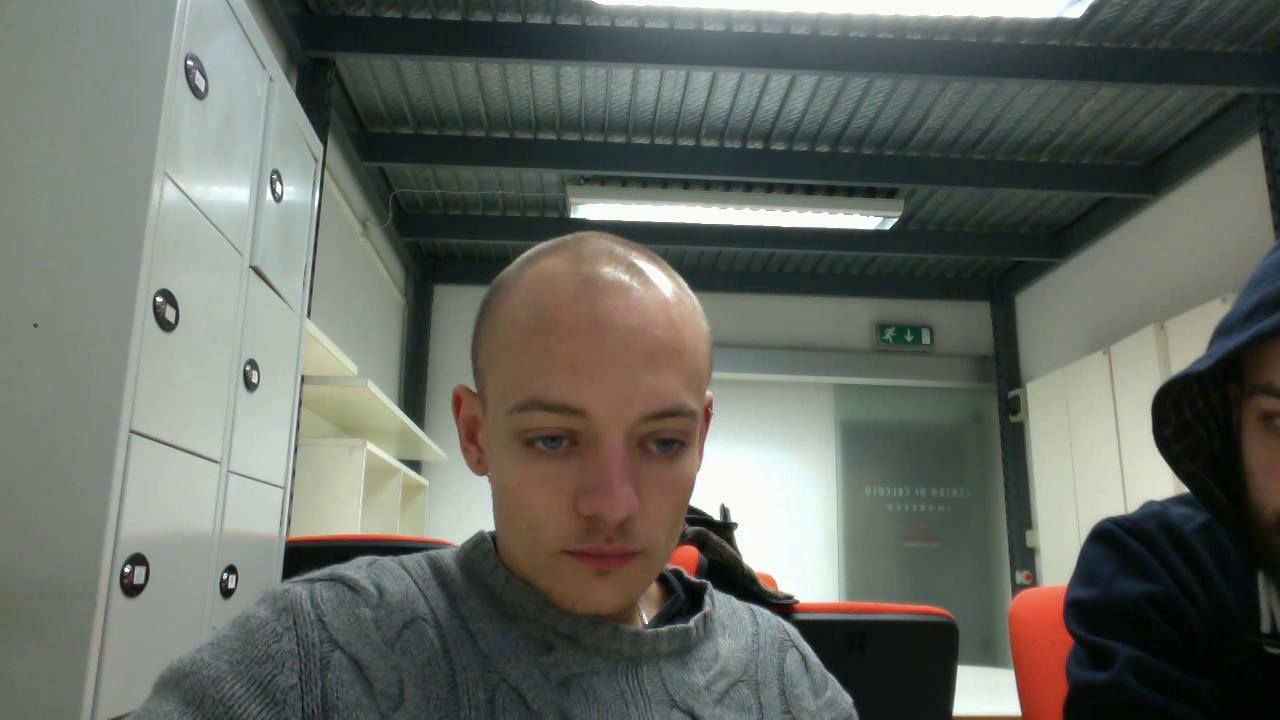
//> input picture frame 6 of graph_sched/Eseguibile/MyVideo_sx.avi, 1280 x 720 px
$ ./opencv1_profile   (built with g++ and OpenCV 4)
//> lines starting //> are read from the running program, lines starting //| are printed output that depends on the picture
### graph_sched/Eseguibile/profile_tracker.h

#include <fstream>
#include <time.h>
#include <iostream>
#include <thread>
#include <unistd.h>


#define log_file "log_file.xml"


struct ProfileTrackParams {

	ProfileTrackParams(int funct_id, int pragma_line)
		: funct_id_(funct_id) ,pragma_line_(pragma_line), num_for_iteration_set_(false) {}
//> further down, frame is the input picture: 720 rows x 1280 cols, CV_8UC3; mean B, G, R 98.2, 106, 101.5
	/* Costructor for parallel for */
	ProfileTrackParams(int funct_id, int pragma_line, int n)
		: funct_id_(funct_id), pragma_line_(pragma_line), num_for_iteration_(n), num_for_iteration_set_(true) {}

	int funct_id_;
	int pragma_line_;
	/* In the case of a parallel for this variable saves the number of the iteration of the for */
	int num_for_iteration_;
	bool num_for_iteration_set_;
};

/*
 * ----- Class that keep track of the children time and the father of the current pragma in execution ----
 */
class ProfileTracker {

	//time_t start_time_;
	//time_t end_time_;
	clock_t start_time_;
	clock_t end_time_;

	int num_for_iteration_;
	bool num_for_iteration_set_;

	/* These functions print the result of the profiling in a log file */
	void PrintPragma();
	void PrintFunction();

public:
	int pragma_line_;
	int funct_id_;

	double elapsed_time_;
	/* Time spent by the children of the current pragma or function */
	double children_elapsed_time_;

	/* Keeps track of which function/pragma has invoked the current function/pragma */
	ProfileTracker *previous_pragma_executed_;

	/* In the costructor a timer is started */
	ProfileTracker(const ProfileTrackParams & p);
	/* In the destructor the timer is stopped and the elapsed time is written in the log file */
	~ProfileTracker();

	/* This is necessary to allow to create an object inside the declaration of an if stmt */
	operator bool() const  { return true; }
};

/*
 * ---- Singleton class that open and close the log file -----
 */
class ProfileTrackerLog {

	/* Keeps track of which function/pragma has invoked the current function/pragma */
	ProfileTracker *current_pragma_executing_;

	/* Create the log file and write in it the hardware spec */
	ProfileTrackerLog ();

	void WriteArchitecturesSpec();
	size_t getTotalSystemMemory();

public:
	/* File where the log is written */
	std::ofstream log_file_;

	static ProfileTrackerLog* getInstance();
	/* Substitute the pointer of the current pragma in execution and return the previous value */
	ProfileTracker *ReplaceCurrentPragma(ProfileTracker *current_pragma_executing_);

	/* Save and close the log file */
	~ProfileTrackerLog();

};

### graph_sched/Eseguibile/profile_tracker.cpp
#include "profile_tracker.h"


/*
 * ---- PROFILE TRACKER LOG ----
 */
ProfileTrackerLog::ProfileTrackerLog () {
	current_pragma_executing_ = NULL;
	log_file_.open(log_file);
	log_file_ << "<LogFile>" << std::endl;
	WriteArchitecturesSpec();
}

void ProfileTrackerLog::WriteArchitecturesSpec() {
	log_file_ << "	<Hardware ";
	log_file_ << "NumberofCores=\"" << std::thread::hardware_concurrency() << "\" ";
  	log_file_ << "MemorySize=\"" << getTotalSystemMemory() << "\"/>" << std::endl;
}

size_t ProfileTrackerLog::getTotalSystemMemory() {

   	return 2000;
}

ProfileTrackerLog* ProfileTrackerLog::getInstance() {
    static ProfileTrackerLog log;
    return &log;
}

ProfileTrackerLog::~ProfileTrackerLog() {
	log_file_ << "</LogFile>" << std::endl;
	log_file_.close();
}

ProfileTracker *ProfileTrackerLog::ReplaceCurrentPragma(ProfileTracker *current_pragma_executing) {
	ProfileTracker *tmp = current_pragma_executing_;
	current_pragma_executing_ = current_pragma_executing;
	return tmp;
}


/*
 * ---- PROFILE TRACKER ----
 */
ProfileTracker::ProfileTracker(const ProfileTrackParams & p) {
	previous_pragma_executed_ = ProfileTrackerLog::getInstance()->ReplaceCurrentPragma(this);

	children_elapsed_time_ = 0;

	pragma_line_ = p.pragma_line_;
	funct_id_ = p.funct_id_;
	num_for_iteration_set_ = p.num_for_iteration_;

	if(num_for_iteration_set_)
		num_for_iteration_ = p.num_for_iteration_;

	//time(&start_time_);
	start_time_ = clock();
}

ProfileTracker::~ProfileTracker() {
	//time(&end_time_);
	end_time_ = clock();
	//elapsed_time_ = difftime(end_time_, start_time_);
	elapsed_time_ = ((double)(end_time_ - start_time_))/CLOCKS_PER_SEC;
	std::cout << elapsed_time_ << std::endl;
	if(previous_pragma_executed_) {
		previous_pragma_executed_->children_elapsed_time_ += elapsed_time_;
	}
	ProfileTrackerLog::getInstance()->ReplaceCurrentPragma(previous_pragma_executed_);

	if(pragma_line_ == 0)
		PrintFunction();
	else
		PrintPragma();

}

void ProfileTracker::PrintPragma() {
	ProfileTrackerLog::getInstance()->log_file_ << "	<Pragma" \
											 << " fid=\"" << funct_id_ << "\" pid=\"" << pragma_line_ << "\" ";
	if(previous_pragma_executed_) {
		if(previous_pragma_executed_->pragma_line_ != 0)
			ProfileTrackerLog::getInstance()->log_file_ << "callerid=\"" << previous_pragma_executed_->pragma_line_ << "\" ";
		else
			ProfileTrackerLog::getInstance()->log_file_ << "callerid=\"" << previous_pragma_executed_->funct_id_ << "\" ";
	}
	ProfileTrackerLog::getInstance()->log_file_ << "elapsedTime=\"" << elapsed_time_ << "\" " \
											   << "childrenTime=\"" << children_elapsed_time_ << "\"";
	if(num_for_iteration_set_)
	 	ProfileTrackerLog::getInstance()->log_file_ << " loops=\"" << num_for_iteration_ << "\"";
	ProfileTrackerLog::getInstance()->log_file_ << "/>" << std::endl;

}

void ProfileTracker::PrintFunction() {
	ProfileTrackerLog::getInstance()->log_file_ << "	<Function" \
												 << " fid=\"" << funct_id_ << "\" ";
	if(previous_pragma_executed_) {
		if(previous_pragma_executed_->pragma_line_ != 0)
			ProfileTrackerLog::getInstance()->log_file_ << "callerid=\"" << previous_pragma_executed_->pragma_line_ << "\" ";
		else
			ProfileTrackerLog::getInstance()->log_file_ << "callerid=\"" << previous_pragma_executed_->funct_id_ << "\" ";
	}
	ProfileTrackerLog::getInstance()->log_file_ << "elapsedTime=\"" << elapsed_time_ <<  "\" " \
											   << "childrenTime=\"" << children_elapsed_time_ << "\"/>" << std::endl;


}

### graph_sched/Eseguibile/opencv1_profile.cpp
#include "opencv2/highgui/highgui.hpp"

#include "opencv2/imgproc/imgproc.hpp"
#include "opencv2/core/core.hpp"
#include <iostream>
//include <omp.h>

using namespace cv;
using namespace std;

#include "profile_tracker.h"
int apply_filter_1(const Mat &frame){
if( ProfileTracker x = ProfileTrackParams(11, 0)) {
    int count = frame.cols;
//> count = 1280
//    #pragma omp parallel for
    if( ProfileTracker x = ProfileTrackParams(11, 14, count - 0))
    for (int i = 0; i < count; ++i)
    {
        Size gaussian_size(0, 0);
        GaussianBlur(frame.col(i), frame.col(i), gaussian_size, 3);
    }
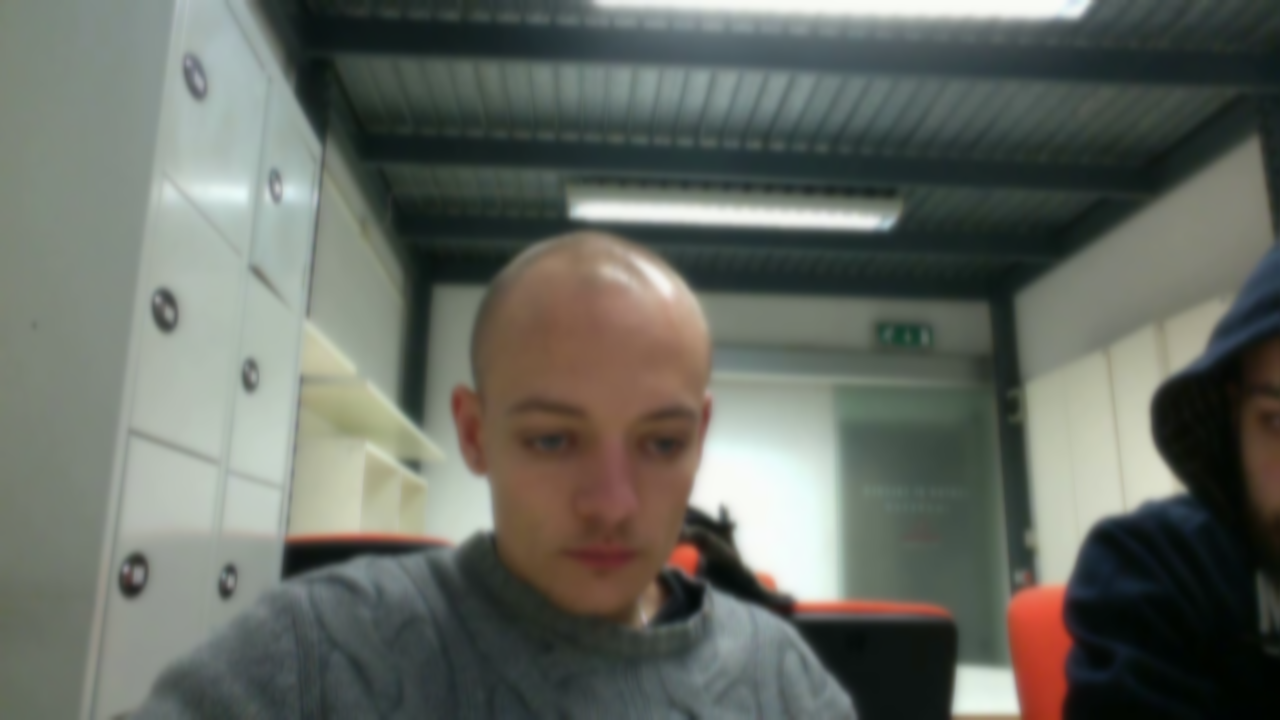
//> frame: 720 rows x 1280 cols, CV_8UC3; mean B, G, R 98.2, 106, 101.4

    return 0;
}
};

int apply_filter_2(const Mat &frame){
if( ProfileTracker x = ProfileTrackParams(23, 0)) {

    int count = frame.cols;
//> count = 1280
//    #pragma omp parallel for
    if( ProfileTracker x = ProfileTrackParams(23, 27, count - 0))
    for (int i = 0; i < count; ++i)
    {
        erode(frame.col(i), frame.col(i), Mat());
    }
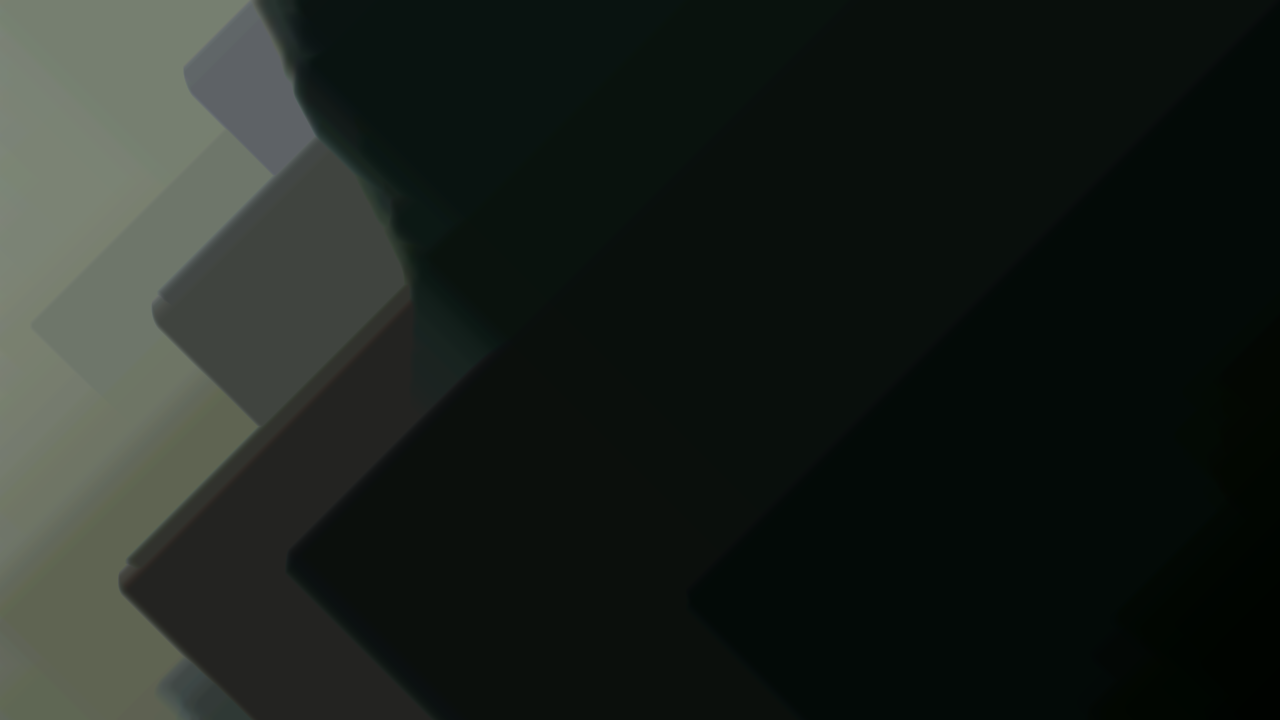
//> frame: 720 rows x 1280 cols, CV_8UC3; mean B, G, R 30, 34.9, 28.9
    return 0;
}
};


int main(int argc, char* argv[])
{
if( ProfileTracker x = ProfileTrackParams(35, 0)) {

//    #pragma omp parallel
    if( ProfileTracker x = ProfileTrackParams(35, 39))
    {
//        #pragma omp sections
        if( ProfileTracker x = ProfileTrackParams(35, 41))
        {

//            #pragma omp section
            if( ProfileTracker x = ProfileTrackParams(35, 44))
            {
                VideoCapture video_cap_sx("MyVideo_sx.avi"); // open the video file for reading
                double dWidth = video_cap_sx.get(CV_CAP_PROP_FRAME_WIDTH); //get the width of frames of the video
                double dHeight = video_cap_sx.get(CV_CAP_PROP_FRAME_HEIGHT); //get the height of frames of the video
                Size frameSize(static_cast<int>(dWidth), static_cast<int>(dHeight));
                VideoWriter oVideoWriter_sx ("./MyVideo_sx_new.avi", CV_FOURCC('P','I','M','1'), 20, frameSize, true); //initialize the VideoWriter object
                namedWindow("MyVideo_sx",CV_WINDOW_AUTOSIZE); //create a window called "MyVideo"
                double fps = video_cap_sx.get(CV_CAP_PROP_FPS); //get the frames per seconds of the video

                while(1)
                {
                    Mat frame;

                    bool frame_success = video_cap_sx.read(frame); // read a new frame from video
                    if (!frame_success) break;

                    apply_filter_1(frame);

                    apply_filter_2(frame);

                    oVideoWriter_sx.write(frame);
                    imshow("MyVideo_sx", frame); //show the frame in "MyVideo" window

                    waitKey(1/fps*100);
                }
            }

//            #pragma omp section
            if( ProfileTracker x = ProfileTrackParams(35, 72))
            {
                VideoCapture video_cap_dx("MyVideo_dx.avi"); // open the video file for reading
                double dWidth = video_cap_dx.get(CV_CAP_PROP_FRAME_WIDTH); //get the width of frames of the video
                double dHeight = video_cap_dx.get(CV_CAP_PROP_FRAME_HEIGHT); //get the height of frames of the video
                Size frameSize(static_cast<int>(dWidth), static_cast<int>(dHeight));
                VideoWriter oVideoWriter_dx ("./MyVideo_dx_new.avi", CV_FOURCC('P','I','M','1'), 20, frameSize, true); //initialize the VideoWriter object
                namedWindow("MyVideo_dx",CV_WINDOW_AUTOSIZE); //create a window called "MyVideo"
                double fps = video_cap_dx.get(CV_CAP_PROP_FPS); //get the frames per seconds of the video

                while(1)
                {
                    Mat frame;

                    bool frame_success = video_cap_dx.read(frame); // read a new frame from video
                    if (!frame_success) break;

                    apply_filter_1(frame);
                    apply_filter_2(frame);

                    oVideoWriter_dx.write(frame);
                    imshow("MyVideo_dx", frame); //show the frame in "MyVideo" window

                    waitKey(1/fps*100);
                }
            }
        }
    }
    return 0;

}
}

$ run again, starting later in the video
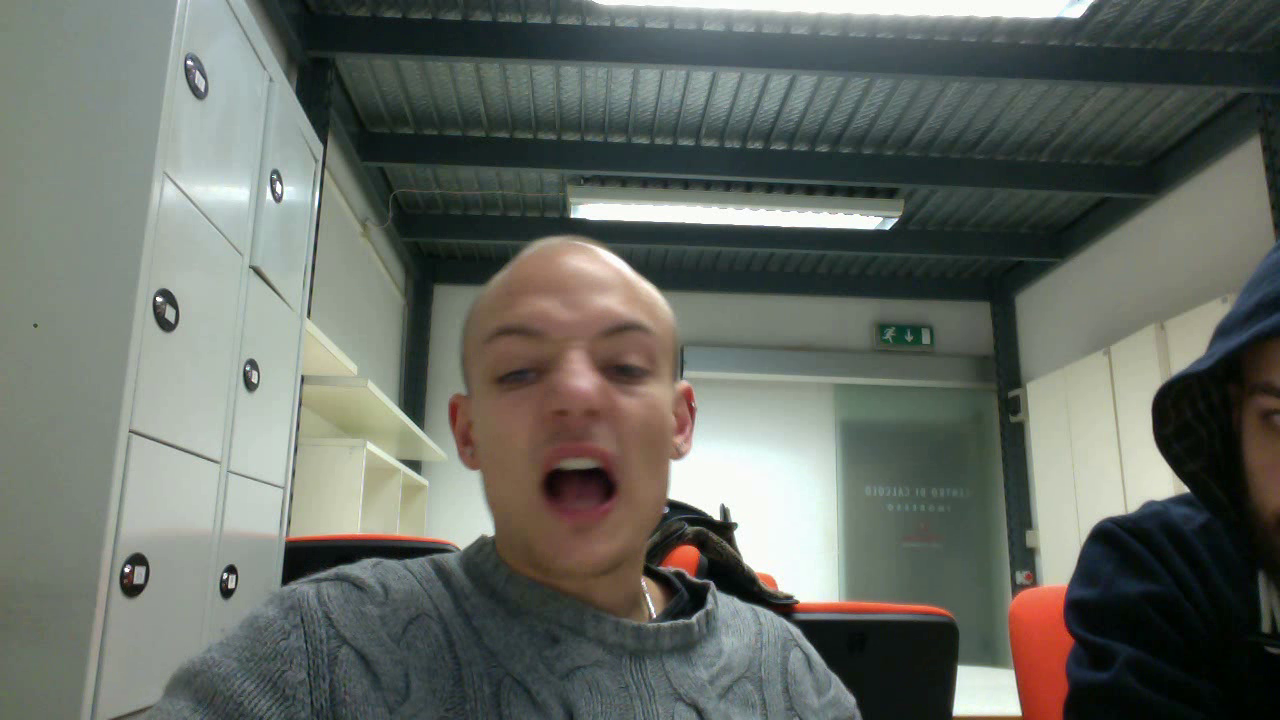
//> input picture frame 30 of graph_sched/Eseguibile/MyVideo_sx.avi, 1280 x 720 px
//> frame is the input picture: 720 rows x 1280 cols, CV_8UC3; mean B, G, R 100.2, 107.3, 102.4
//> after the loop in apply_filter_1, `for (int i = 0; i < count; ++i)`:
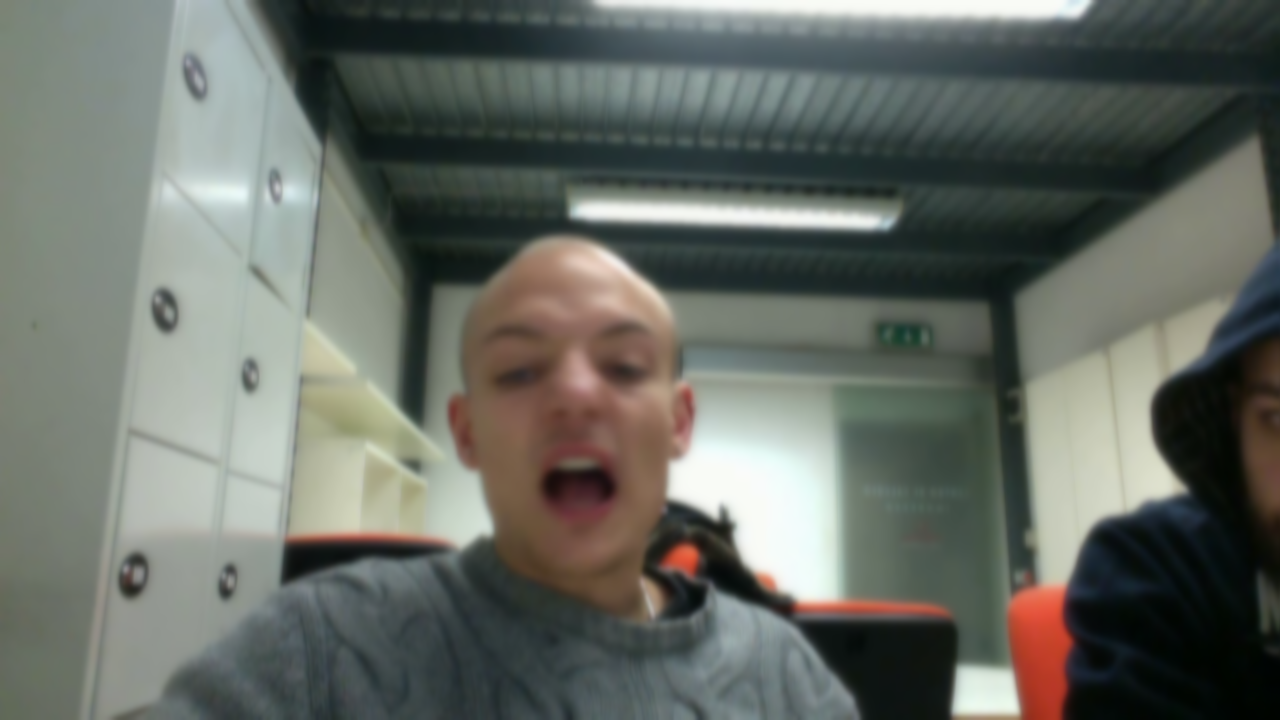
//> frame: 720 rows x 1280 cols, CV_8UC3; mean B, G, R 100.2, 107.3, 102.4

$ run again, starting later in the video
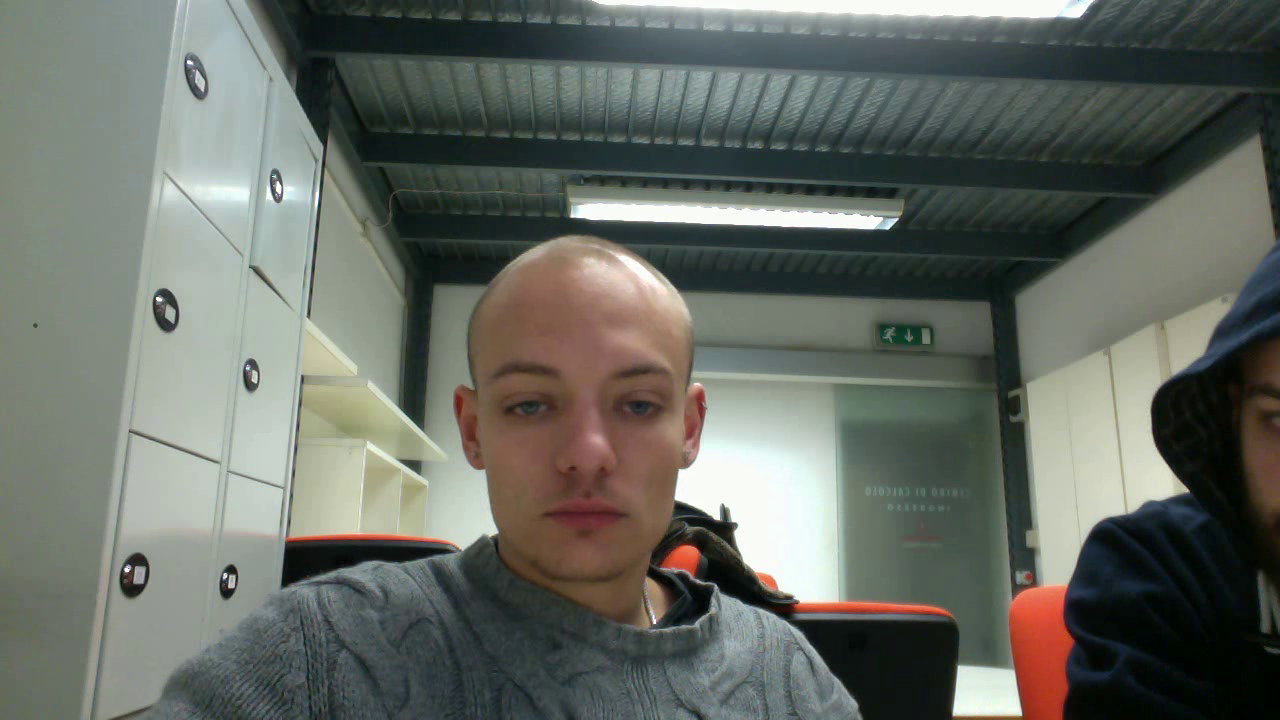
//> input picture frame 53 of graph_sched/Eseguibile/MyVideo_sx.avi, 1280 x 720 px
//> frame is the input picture: 720 rows x 1280 cols, CV_8UC3; mean B, G, R 99.6, 107, 102.4
//> after the loop in apply_filter_1, `for (int i = 0; i < count; ++i)`:
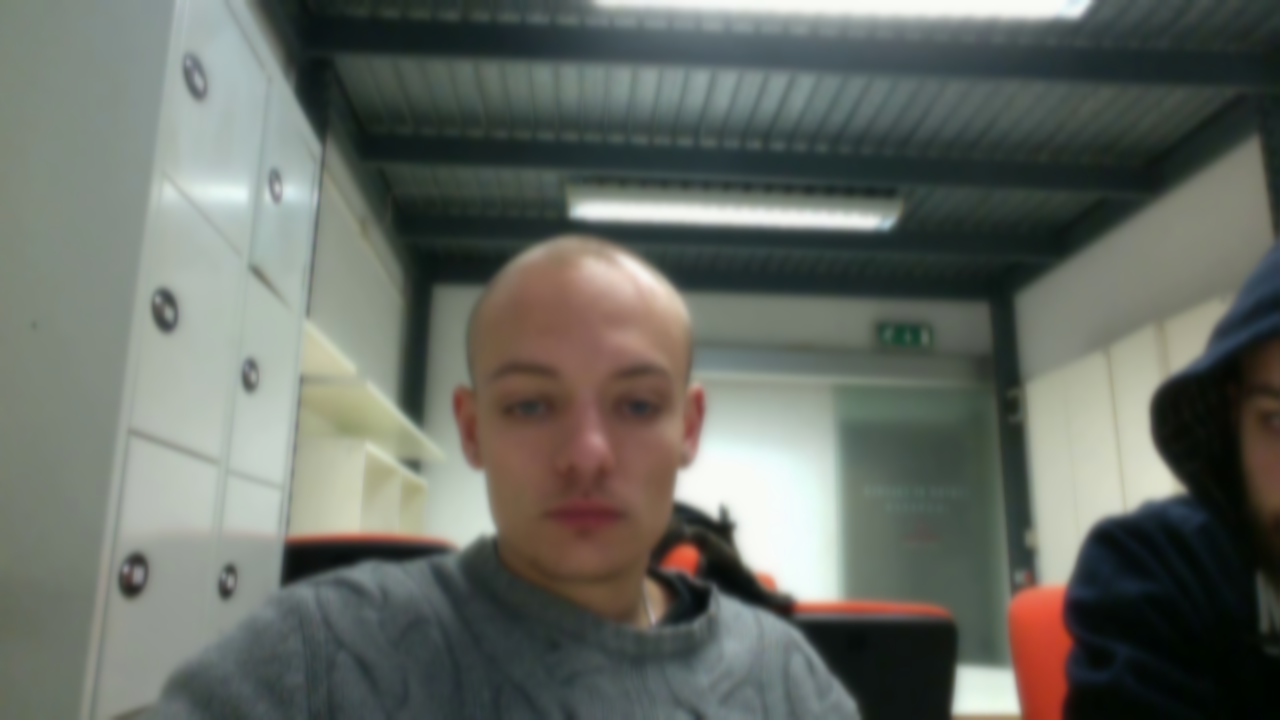
//> frame: 720 rows x 1280 cols, CV_8UC3; mean B, G, R 99.6, 107, 102.4
